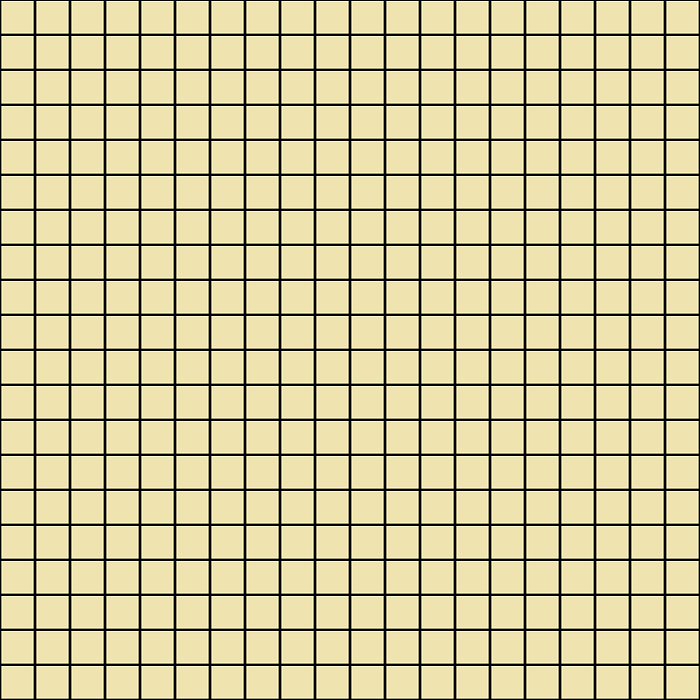

The image is a tile-based game level rendered from a .tmx file. Its description and source (layers, tilesets, objects; grid data summarised) follow:
An orthogonal 20x20 tile map with 35x35 px tiles, 1 tile layer (Tile Layer 1).

<map version="1.0" orientation="orthogonal" width="20" height="20" tilewidth="35" tileheight="35">
 <tileset firstgid="1" name="map1" tilewidth="35" tileheight="35">
  <image source="map1.png" width="35" height="35" />
 </tileset>
 <layer name="Tile Layer 1" width="20" height="20">
  <data>[400 cells, 400 non-empty, 1 distinct tile ids]</data>
 </layer>
</map>